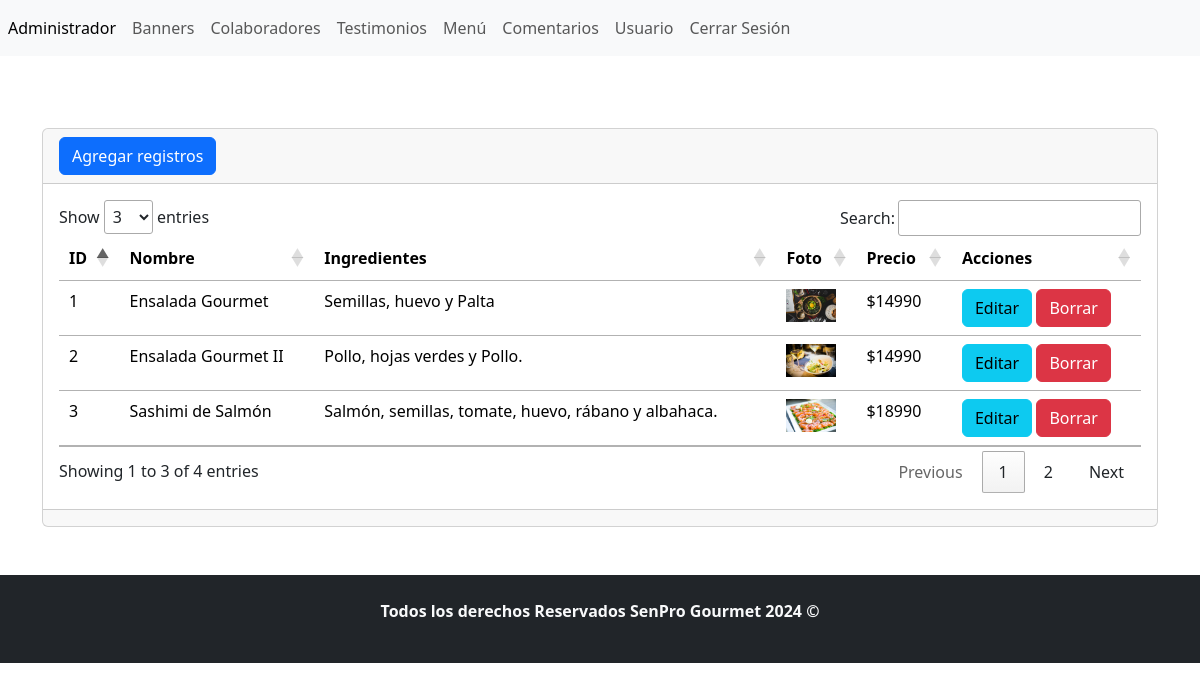
Page /admin/seccion/menu/index.php (signed in) on the committed database.
### tables this page shows
CREATE TABLE `tbl_menu` (
  `ID` int(11) NOT NULL,
  `nombre` varchar(255) NOT NULL,
  `ingredientes` varchar(255) NOT NULL,
  `foto` varchar(255) NOT NULL,
  `precio` varchar(255) NOT NULL
);

### admin/seccion/menu/index.php (the view, shortened to what this page needs)
<?php
include("../../bd.php");
$sentencia=$conexion->prepare("SELECT * FROM `tbl_menu`");
$sentencia->execute();
$lista_menu= $sentencia->fetchAll(PDO::FETCH_ASSOC);
include ("../../templates/header.php"); ?>
<br>
<div class="card">
    <div class="card-header">
    <a name="" id="" class="btn btn-primary" href="crear.php" role="button">Agregar registros</a>
    </div>
    <div class="card-body">
    <div class="table-responsive-sm">
        <table class="table">
            <thead>
                <tr>
                    <th scope="col">ID</th>
                    <th scope="col">Nombre</th>
                    <th scope="col">Ingredientes</th>
                    <th scope="col">Foto</th>
                    <th scope="col">Precio</th>
                    <th scope="col">Acciones</th>
                </tr>
            </thead>
            <tbody>
                <?php foreach($lista_menu as $registro){ ?>
                    <tr class="">
                        <td><?php echo $registro["ID"];?></td>
                        <td><?php echo $registro["nombre"];?></td>
                        <td><?php echo $registro["ingredientes"];?></td>
                        <td> <img src="../../../imagenes/menu/<?php echo $registro['foto']; ?>" width="50" alt="" srcset="">    </td>
                        <td>$<?php echo $registro["precio"];?></td>
                        <td>   <a name="" id="" class="btn btn-info" href="editar.php?txtID=<?php echo $registro['ID']; ?>" role="button">Editar</a>
                                <a name="" id="" class="btn btn-danger" href="index.php?txtID=<?php echo $registro['ID']; ?>" role="button">Borrar</a> </td>
                    </tr>
                <?php } ?>
            </tbody>
        </table>
    </div>
    </div>
    <div class="card-footer text-muted">
    </div>
</div>
<?php include ("../../templates/footer.php"); ?>

### rows in the picture
tbl_menu: ID "1", nombre "Ensalada Gourmet", ingredientes "Semillas, huevo y Palta", foto (picture), precio "14990"
tbl_menu: ID "2", nombre "Ensalada Gourmet II", ingredientes "Pollo, hojas verdes y Pollo.", foto (picture), precio "14990"
tbl_menu: ID "3", nombre "Sashimi de Salmón", ingredientes "Salmón, semillas, tomate, huevo, rábano y albahaca.", foto (picture), precio "18990"
